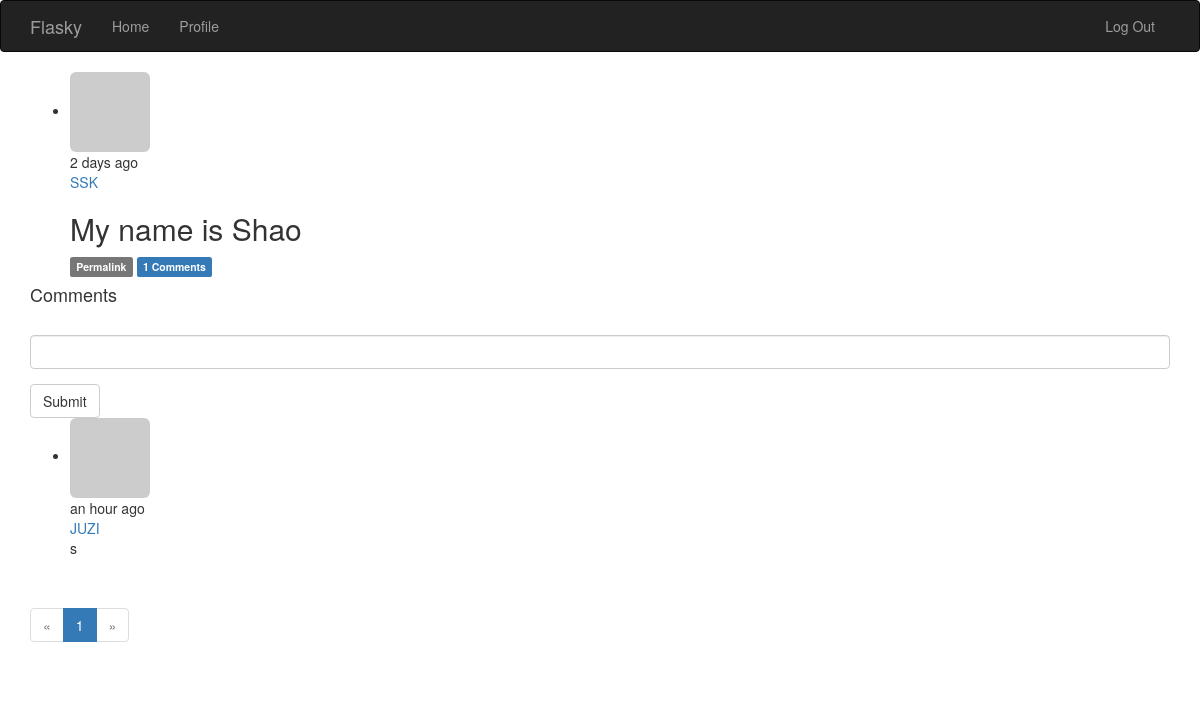
Page /post/105 (signed in) on the committed database.
### app/models.py (models this page shows, shortened)
class Post(db.Model):
    __tablename__='posts'
    id = db.Column(db.Integer,primary_key=True)
    body = db.Column(db.Text)
    timestamp = db.Column(db.DateTime,index=True,default=datetime.utcnow)
    author_id = db.Column(db.Integer,db.ForeignKey('users.id'))
    body_html = db.Column(db.Text)
    comments = db.relationship('Comment',backref='post',lazy='dynamic')

class User(UserMixin,db.Model):
    __tablename__='users'
    id = db.Column(db.Integer,primary_key=True)
    email = db.Column(db.String(64),unique=True,index=True)
    role_id = db.Column(db.Integer,db.ForeignKey('roles.id'))
    username = db.Column(db.String(64), unique=True, index=True)
    password_hash=db.Column(db.String(128))
    confirmed = db.Column(db.Boolean,default=False)
    name = db.Column(db.String(64))
    location = db.Column(db.String(64))
    about_me = db.Column(db.Text())
    member_since = db.Column(db.DateTime(),default=datetime.utcnow)
    last_seen = db.Column(db.DateTime(),default=datetime.utcnow)
    avatar_hash = db.Column(db.String(32))
    posts = db.relationship('Post',backref='author',lazy='dynamic')
    followed = db.relationship('Follow',
                               foreign_keys=[Follow.follower_id],
                               backref=db.backref('follower', lazy='joined'),
                               lazy='dynamic',
                               cascade='all, delete-orphan')
    followers = db.relationship('Follow',
                                foreign_keys=[Follow.followed_id],
                                backref=db.backref('followed', lazy='joined'),
                                lazy='dynamic',
                                cascade='all, delete-orphan')
    comments = db.relationship('Comment',backref='author',lazy='dynamic')
    def can(self,perm):
        return self.role is not None and self.role.has_permission(perm)
    def is_administrator(self):
        return self.can(Permission.ADMIN)
    def ping(self):
        self.last_seen = datetime.utcnow()
        db.session.add(self)
        db.session.commit()
    def gravatar_hash(self):
        return hashlib.md5(self.email.lower().encode('utf-8')).hexdigest()
    def gravatar(self,size=100,default='identicon',ratting='g'):
        if request.is_secure:
            url = 'https://secure.gravatar.com/avatar'
        else:
            url = 'http://www.gravatar.com/avatar'
        hash = self.gravatar_hash() or self.avatar_hash
        return '{url}/{hash}?s={size}&d={default}&r={ratting}'.format(url=url,hash=hash,size=size,default=default,ratting=ratting)
    @property
    def password(self):
        raise AttributeError('password is not a readable attribute')

class Comment(db.Model):
    __tablename__='comment'
    id = db.Column(db.Integer,primary_key=True)
    body = db.Column(db.Text)
    body_html = db.Column(db.Text)
    timestamp = db.Column(db.DateTime,index=True,default=datetime.utcnow)
    disabled = db.Column(db.Boolean)
    author_id = db.Column(db.Integer,db.ForeignKey('users.id'))
    post_id = db.Column(db.Integer,db.ForeignKey('posts.id'))

### app/main/views.py (the view)
@main.route('/post/<int:id>',methods=['GET','POST'])
def post(id):
    post = Post.query.get_or_404(id)
    form = CommentForm()
    if form.validate_on_submit():
        comment = Comment(body=form.body.data,post=post,author=current_user._get_current_object())
        db.session.add(comment)
        db.session.commit()
        flash('Your comment has been published!')
        return redirect(url_for('.post',id=post.id,page=-1))
    page = request.args.get('page',1,type=int)
    if page == -1:
        page = (post.comments.count()-1)//current_app.config['FLASKY_COMMENTS_PER_PAGE']+1
    pagination = post.comments.order_by(Comment.timestamp.asc()).paginate(
        page,per_page=current_app.config['FLASKY_COMMENTS_PER_PAGE'],error_out=False
    )
    comments = pagination.items
    return render_template('post.html',posts=[post],form=form,comments=comments,pagination=pagination)

### app/main/forms.py
class CommentForm(FlaskForm):
    body = StringField('',validators=[DataRequired()])
    submit = SubmitField('Submit')

### app/auth/views.py (called while the page is built)
@auth.before_app_request
def before_request():
    if current_user.is_authenticated:
        current_user.ping()
        if not current_user.confirmed \
                and request.blueprint != 'auth' \
                and request.endpoint != 'static':
            return redirect(url_for('auth.unconfirmed'))

### app/main/__init__.py (called while the page is built)
@main.app_context_processor
def inject_permissions():
    return dict(Permission=Permission)

### app/models.py (called while the page is built)
@login_manager.user_loader
def load_user(user_id):
    return User.query.get(int(user_id))

    def has_permission(self,perm):
        return self.permissions & perm ==perm

### app/templates/post.html (shortened to what this page needs)
{% extends "base.html" %}
{% import "bootstrap/wtf.html" as wtf %}
{% import "_macros.html" as macros %}
{% block page_content %}
{% include '_posts.html' %}
<h4 id="comments">Comments</h4>
{% if current_user.can(Permission.COMMENT) %}
<div class="comment-form">
    {{ wtf.quick_form(form) }}
</div>
{% endif %}
{% include "_comments.html" %}
{% if pagination %}
<div class="pagination">
    {{ macros.pagination_widget(pagination,'.post',fragment='#comment',id=posts[0].id) }}
</div>
{% endif %}
{% endblock %}

### app/templates/_posts.html (shortened to what this page needs)
<ul class="posts">
    {% for post in posts %}
    <li class="post">
        <div class="profile-thumbnail">
            <a href="{{ url_for('.user',username=post.author.username) }}">
                <img class="img-rounded profile-thumbnail" src="{{ post.author.gravatar(size=40) }}">
            </a>
        </div>
        <div class="post-content">
            <div class="post-date">{{ moment(post.timestamp).fromNow() }}</div>
            <div class="post-author">
                <a href="{{ url_for('.user',username=post.author.username) }}">
                    {{ post.author.username }}
                </a>
            </div>
            <div class="post-body">
                {% if post.body_html %}
                    {{ post.body_html|safe }}
                {% else %}
                    {{ post.body }}
                {% endif %}
            </div>
            <div class="post-footer">
                <a href="{{ url_for('.post', id=post.id) }}">
                    <span class="label label-default">Permalink</span>
                </a>
                <a href="{{ url_for('.post', id=post.id) }}#comments">
                    <span class="label label-primary">{{ post.comments.count() }} Comments</span>
                </a>
            </div>
        </div>
    </li>
    {% endfor %}
</ul>

### app/templates/_comments.html (shortened to what this page needs)
<ul class="comments">
    {% for comment in comments %}
    <li class="comment">
        <div class="comment-thumbnail">
            <a href="{{ url_for('.user', username=comment.author.username) }}">
                <img class="img-rounded profile-thumbnail" src="{{ comment.author.gravatar(size=40) }}">
            </a>
        </div>
        <div class="comment-content">
            <div class="comment-date">{{ moment(comment.timestamp).fromNow() }}</div>
            <div class="comment-author"><a href="{{ url_for('.user', username=comment.author.username) }}">{{ comment.author.username }}</a></div>
            <div class="comment-body">
                {% if moderate or not comment.disabled %}
                    {% if comment.body_html %}
                        {{ comment.body_html | safe }}
                    {% else %}
                        {{ comment.body }}
                    {% endif %}
                {% endif %}
            </div>
        </div>
    </li>
    {% endfor %}
</ul>

### rows in the picture
Post: timestamp "2 days ago", author.username "SSK", body_html "My name is Shao", comments.count "1"
Comment: timestamp "an hour ago", author.username "JUZI", body_html "s"

### other values in the picture
{{ p }} "1"
